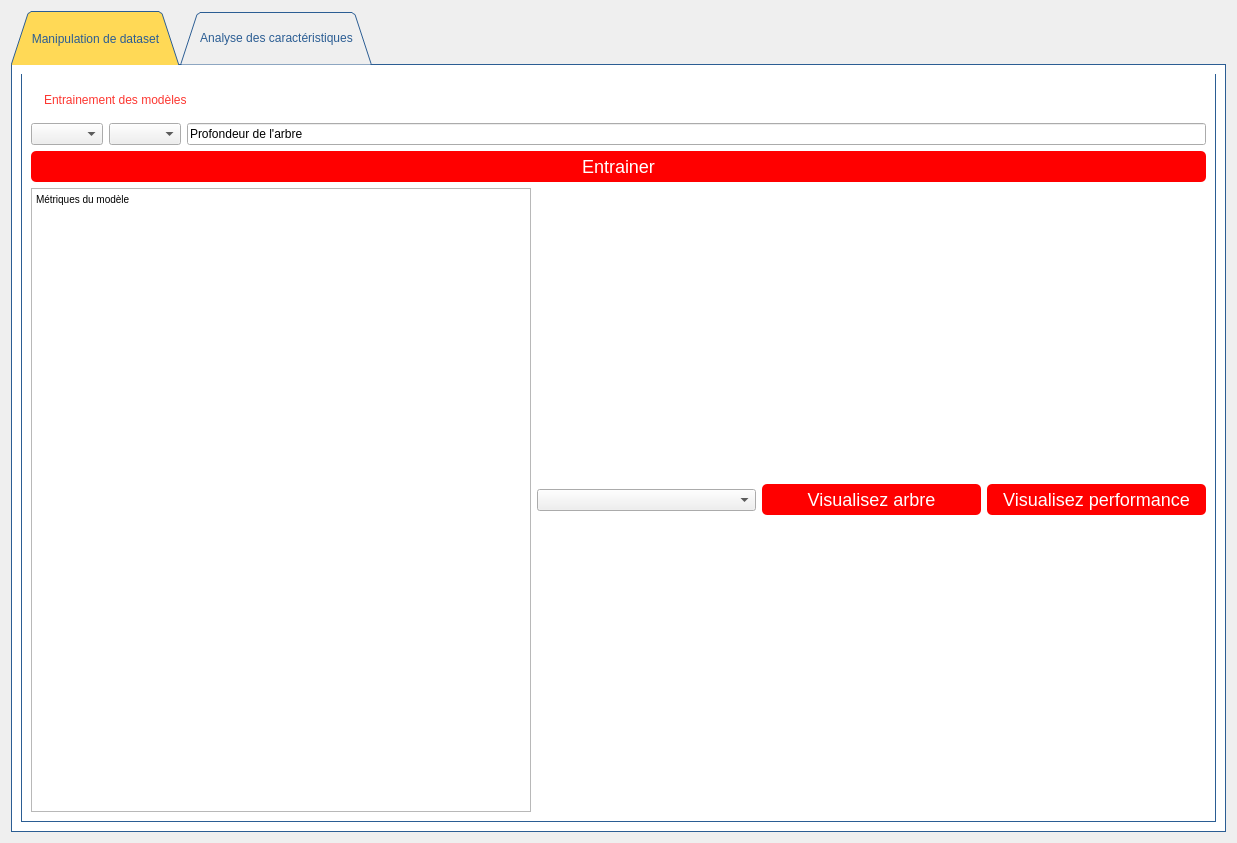
<?xml version="1.0" encoding="UTF-8"?>
<ui version="4.0">
 <class>Form</class>
 <widget class="QWidget" name="Form">
  <property name="windowModality">
   <enum>Qt::NonModal</enum>
  </property>
  <property name="geometry">
   <rect>
    <x>0</x>
    <y>0</y>
    <width>1237</width>
    <height>843</height>
   </rect>
  </property>
  <property name="windowTitle">
   <string>Data Mining Project Part 1</string>
  </property>
  <property name="styleSheet">
   <string notr="true"/>
  </property>
  <layout class="QGridLayout" name="gridLayout_3">
   <item row="0" column="0">
    <layout class="QGridLayout" name="gridLayout_2">
     <item row="0" column="0">
      <widget class="QTabWidget" name="tabWidget">
       <property name="styleSheet">
        <string notr="true">QTabWidget::pane {
  border: 1px solid rgb(43, 93, 147);
  top:-1px; 
  background: white;
} 

QTabBar::tab {
  background: rgb(255, 217, 86); 
  decoration:none;
  border: 5px dashed rgb(255, 217, 86); 
  padding: 15px;
  color:rgb(43, 93, 147);
} 

QTabBar::tab:selected { 
  background: rgb(255, 217, 86); 
  margin-bottom: -1px; 
}
QLabel{
	color:rgb(252, 55, 49);
font: 87 28pt &quot;Aileron Heavy&quot;;
padding:10px;
}
QPushButton { background-color: red;
color: white;
border-radius:5px;
padding: 5px 2px;
font-size:18px;
}

</string>
       </property>
       <property name="tabShape">
        <enum>QTabWidget::Triangular</enum>
       </property>
       <property name="currentIndex">
        <number>0</number>
       </property>
       <property name="documentMode">
        <bool>false</bool>
       </property>
       <property name="tabsClosable">
        <bool>false</bool>
       </property>
       <property name="movable">
        <bool>true</bool>
       </property>
       <property name="tabBarAutoHide">
        <bool>false</bool>
       </property>
       <widget class="QWidget" name="tab">
        <attribute name="title">
         <string>Manipulation de dataset</string>
        </attribute>
        <layout class="QHBoxLayout" name="horizontalLayout_2">
         <item>
          <layout class="QHBoxLayout" name="horizontalLayout">
           <item>
            <widget class="QTabWidget" name="tabWidget_2">
             <property name="styleSheet">
              <string notr="true">pane {
  border: 1px solid rgb(43, 93, 147);
  top:-1px; 
  background: white;
} 

tab {
  background: black; 
  decoration:none;
  border: 5px dashed black; 
  padding: 15px;
  color:rgb(43, 93, 147);
} 

tab:selected { 
  background: rgb(170, 170, 255); 
  margin-bottom: -1px; 
}
</string>
             </property>
             <property name="tabPosition">
              <enum>QTabWidget::East</enum>
             </property>
             <property name="tabShape">
              <enum>QTabWidget::Triangular</enum>
             </property>
             <property name="currentIndex">
              <number>0</number>
             </property>
             <property name="elideMode">
              <enum>Qt::ElideLeft</enum>
             </property>
             <property name="movable">
              <bool>true</bool>
             </property>
             <property name="tabBarAutoHide">
              <bool>true</bool>
             </property>
             <widget class="QWidget" name="tab_8">
              <attribute name="title">
               <string>Description attributs</string>
              </attribute>
              <layout class="QVBoxLayout" name="verticalLayout_6">
               <item>
                <widget class="QLabel" name="label_3">
                 <property name="maximumSize">
                  <size>
                   <width>16777215</width>
                   <height>100</height>
                  </size>
                 </property>
                 <property name="text">
                  <string>Entrainement des modèles</string>
                 </property>
                </widget>
               </item>
               <item>
                <layout class="QVBoxLayout" name="verticalLayout_5">
                 <item>
                  <layout class="QHBoxLayout" name="horizontalLayout_10">
                   <item>
                    <widget class="QComboBox" name="comboBox">
                     <property name="currentText">
                      <string comment="Fonction de cout" extracomment="Fonction de cout"/>
                     </property>
                    </widget>
                   </item>
                   <item>
                    <widget class="QComboBox" name="comboBox_3">
                     <property name="currentText">
                      <string comment="Nombre de caractéristiques" extracomment="Nombre de caractéristiques"/>
                     </property>
                    </widget>
                   </item>
                   <item>
                    <widget class="QLineEdit" name="lineEdit">
                     <property name="text">
                      <string>Profondeur de l'arbre</string>
                     </property>
                    </widget>
                   </item>
                  </layout>
                 </item>
                 <item>
                  <widget class="QPushButton" name="pushButton_2">
                   <property name="text">
                    <string>Entrainer</string>
                   </property>
                  </widget>
                 </item>
                 <item>
                  <layout class="QHBoxLayout" name="horizontalLayout_11">
                   <item>
                    <widget class="QTextEdit" name="textEdit_2">
                     <property name="maximumSize">
                      <size>
                       <width>500</width>
                       <height>16777215</height>
                      </size>
                     </property>
                     <property name="html">
                      <string>&lt;!DOCTYPE HTML PUBLIC &quot;-//W3C//DTD HTML 4.0//EN&quot; &quot;http://www.w3.org/TR/REC-html40/strict.dtd&quot;&gt;
&lt;html&gt;&lt;head&gt;&lt;meta name=&quot;qrichtext&quot; content=&quot;1&quot; /&gt;&lt;style type=&quot;text/css&quot;&gt;
p, li { white-space: pre-wrap; }
&lt;/style&gt;&lt;/head&gt;&lt;body style=&quot; font-family:'MS Shell Dlg 2'; font-size:7.8pt; font-weight:400; font-style:normal;&quot;&gt;
&lt;p style=&quot; margin-top:0px; margin-bottom:0px; margin-left:0px; margin-right:0px; -qt-block-indent:0; text-indent:0px;&quot;&gt;Métriques du modèle&lt;/p&gt;
&lt;p style=&quot;-qt-paragraph-type:empty; margin-top:0px; margin-bottom:0px; margin-left:0px; margin-right:0px; -qt-block-indent:0; text-indent:0px;&quot;&gt;&lt;br /&gt;&lt;/p&gt;&lt;/body&gt;&lt;/html&gt;</string>
                     </property>
                    </widget>
                   </item>
                   <item>
                    <widget class="QComboBox" name="comboBox_7">
                     <property name="currentText">
                      <string comment="Choisir modèle" extracomment="Choisir modèle"/>
                     </property>
                     <property name="currentIndex">
                      <number>-1</number>
                     </property>
                    </widget>
                   </item>
                   <item>
                    <widget class="QPushButton" name="pushButton_4">
                     <property name="maximumSize">
                      <size>
                       <width>400</width>
                       <height>16777215</height>
                      </size>
                     </property>
                     <property name="text">
                      <string>Visualisez arbre</string>
                     </property>
                    </widget>
                   </item>
                   <item>
                    <widget class="QPushButton" name="pushButton_3">
                     <property name="maximumSize">
                      <size>
                       <width>400</width>
                       <height>16777215</height>
                      </size>
                     </property>
                     <property name="text">
                      <string>Visualisez performance</string>
                     </property>
                    </widget>
                   </item>
                  </layout>
                 </item>
                </layout>
               </item>
              </layout>
             </widget>
            </widget>
           </item>
          </layout>
         </item>
        </layout>
       </widget>
       <widget class="QWidget" name="tab_2">
        <attribute name="title">
         <string>Analyse des caractéristiques</string>
        </attribute>
        <layout class="QHBoxLayout" name="horizontalLayout_4">
         <item>
          <layout class="QHBoxLayout" name="horizontalLayout_3">
           <item>
            <widget class="QTabWidget" name="tabWidget_3">
             <property name="tabPosition">
              <enum>QTabWidget::East</enum>
             </property>
             <property name="tabShape">
              <enum>QTabWidget::Triangular</enum>
             </property>
             <property name="currentIndex">
              <number>0</number>
             </property>
             <widget class="QWidget" name="tab_6">
              <attribute name="title">
               <string>Saisie des données</string>
              </attribute>
              <layout class="QVBoxLayout" name="verticalLayout_10">
               <item>
                <layout class="QVBoxLayout" name="verticalLayout_9">
                 <item>
                  <widget class="QLabel" name="label_7">
                   <property name="maximumSize">
                    <size>
                     <width>16777215</width>
                     <height>100</height>
                    </size>
                   </property>
                   <property name="lineWidth">
                    <number>1</number>
                   </property>
                   <property name="midLineWidth">
                    <number>1</number>
                   </property>
                   <property name="text">
                    <string>Prédiction d'une nouvelle instance</string>
                   </property>
                  </widget>
                 </item>
                 <item>
                  <layout class="QHBoxLayout" name="horizontalLayout_6">
                   <item>
                    <layout class="QVBoxLayout" name="verticalLayout_18">
                     <item>
                      <widget class="QLineEdit" name="lineEdit_2">
                       <property name="maximumSize">
                        <size>
                         <width>16777215</width>
                         <height>16777215</height>
                        </size>
                       </property>
                       <property name="text">
                        <string>Age</string>
                       </property>
                      </widget>
                     </item>
                     <item>
                      <widget class="QLineEdit" name="lineEdit_6">
                       <property name="text">
                        <string>BusinessTravel</string>
                       </property>
                      </widget>
                     </item>
                     <item>
                      <widget class="QLineEdit" name="lineEdit_7">
                       <property name="text">
                        <string>DailyRate</string>
                       </property>
                      </widget>
                     </item>
                     <item>
                      <widget class="QLineEdit" name="lineEdit_8">
                       <property name="text">
                        <string>Department</string>
                       </property>
                      </widget>
                     </item>
                     <item>
                      <widget class="QLineEdit" name="lineEdit_9">
                       <property name="text">
                        <string>DistanceFromHome</string>
                       </property>
                      </widget>
                     </item>
                     <item>
                      <widget class="QLineEdit" name="lineEdit_10">
                       <property name="text">
                        <string>Education</string>
                       </property>
                      </widget>
                     </item>
                     <item>
                      <widget class="QLineEdit" name="lineEdit_11">
                       <property name="text">
                        <string>EducationField</string>
                       </property>
                      </widget>
                     </item>
                     <item>
                      <widget class="QLineEdit" name="lineEdit_12">
                       <property name="text">
                        <string>EnvironmentSatisfaction</string>
                       </property>
                      </widget>
                     </item>
                     <item>
                      <widget class="QLineEdit" name="lineEdit_13">
                       <property name="text">
                        <string>Gender</string>
                       </property>
                      </widget>
                     </item>
                     <item>
                      <widget class="QLineEdit" name="lineEdit_5">
                       <property name="text">
                        <string>HourlyRate</string>
                       </property>
                      </widget>
                     </item>
                    </layout>
                   </item>
                   <item>
                    <layout class="QVBoxLayout" name="verticalLayout_19">
                     <item>
                      <widget class="QLineEdit" name="lineEdit_4">
                       <property name="text">
                        <string>JobInvolvement</string>
                       </property>
                      </widget>
                     </item>
                     <item>
                      <widget class="QLineEdit" name="lineEdit_15">
                       <property name="text">
                        <string>JobLevel</string>
                       </property>
                      </widget>
                     </item>
                     <item>
                      <widget class="QLineEdit" name="lineEdit_16">
                       <property name="text">
                        <string>JobRole</string>
                       </property>
                      </widget>
                     </item>
                     <item>
                      <widget class="QLineEdit" name="lineEdit_17">
                       <property name="text">
                        <string>JobSatisfaction</string>
                       </property>
                      </widget>
                     </item>
                     <item>
                      <widget class="QLineEdit" name="lineEdit_19">
                       <property name="text">
                        <string>MaritalStatus</string>
                       </property>
                      </widget>
                     </item>
                     <item>
                      <widget class="QLineEdit" name="lineEdit_20">
                       <property name="text">
                        <string>MonthlyIncome</string>
                       </property>
                      </widget>
                     </item>
                     <item>
                      <widget class="QLineEdit" name="lineEdit_22">
                       <property name="text">
                        <string>MonthlyRate</string>
                       </property>
                      </widget>
                     </item>
                     <item>
                      <widget class="QLineEdit" name="lineEdit_21">
                       <property name="text">
                        <string>NumCompaniesWorked</string>
                       </property>
                      </widget>
                     </item>
                     <item>
                      <widget class="QLineEdit" name="lineEdit_23">
                       <property name="text">
                        <string>OverTime</string>
                       </property>
                      </widget>
                     </item>
                     <item>
                      <widget class="QLineEdit" name="lineEdit_18">
                       <property name="text">
                        <string>PercentSalaryHike</string>
                       </property>
                      </widget>
                     </item>
                    </layout>
                   </item>
                   <item>
                    <layout class="QVBoxLayout" name="verticalLayout_17">
                     <item>
                      <widget class="QLineEdit" name="lineEdit_3">
                       <property name="text">
                        <string>RelationshipSatisfaction</string>
                       </property>
                      </widget>
                     </item>
                     <item>
                      <widget class="QLineEdit" name="lineEdit_24">
                       <property name="text">
                        <string>StockOptionLevel</string>
                       </property>
                      </widget>
                     </item>
                     <item>
                      <widget class="QLineEdit" name="lineEdit_14">
                       <property name="text">
                        <string>TotalWorkingYears</string>
                       </property>
                      </widget>
                     </item>
                     <item>
                      <widget class="QLineEdit" name="lineEdit_26">
                       <property name="text">
                        <string>TrainingTimesLastYear</string>
                       </property>
                      </widget>
                     </item>
                     <item>
                      <widget class="QLineEdit" name="lineEdit_28">
                       <property name="text">
                        <string/>
                       </property>
                       <property name="placeholderText">
                        <string>WorkLifeBalance</string>
                       </property>
                      </widget>
                     </item>
                     <item>
                      <widget class="QLineEdit" name="lineEdit_29">
                       <property name="text">
                        <string/>
                       </property>
                       <property name="placeholderText">
                        <string>YearsAtCompany</string>
                       </property>
                      </widget>
                     </item>
                     <item>
                      <widget class="QLineEdit" name="lineEdit_27">
                       <property name="text">
                        <string/>
                       </property>
                       <property name="placeholderText">
                        <string>YearsInCurrentRole</string>
                       </property>
                      </widget>
                     </item>
                     <item>
                      <widget class="QLineEdit" name="lineEdit_31">
                       <property name="text">
                        <string/>
                       </property>
                       <property name="placeholderText">
                        <string>YearsSinceLastPromotion</string>
                       </property>
                      </widget>
                     </item>
                     <item>
                      <widget class="QLineEdit" name="lineEdit_30">
                       <property name="placeholderText">
                        <string>YearsWithCurrManager</string>
                       </property>
                      </widget>
                     </item>
                    </layout>
                   </item>
                  </layout>
                 </item>
                 <item>
                  <widget class="QPushButton" name="pushButton">
                   <property name="text">
                    <string>Prédire</string>
                   </property>
                  </widget>
                 </item>
                </layout>
               </item>
               <item>
                <widget class="QLineEdit" name="lineEdit_25">
                 <property name="placeholderText">
                  <string>Attrition prédiction</string>
                 </property>
                </widget>
               </item>
              </layout>
             </widget>
            </widget>
           </item>
          </layout>
         </item>
        </layout>
       </widget>
      </widget>
     </item>
    </layout>
   </item>
  </layout>
 </widget>
 <resources/>
 <connections/>
</ui>
